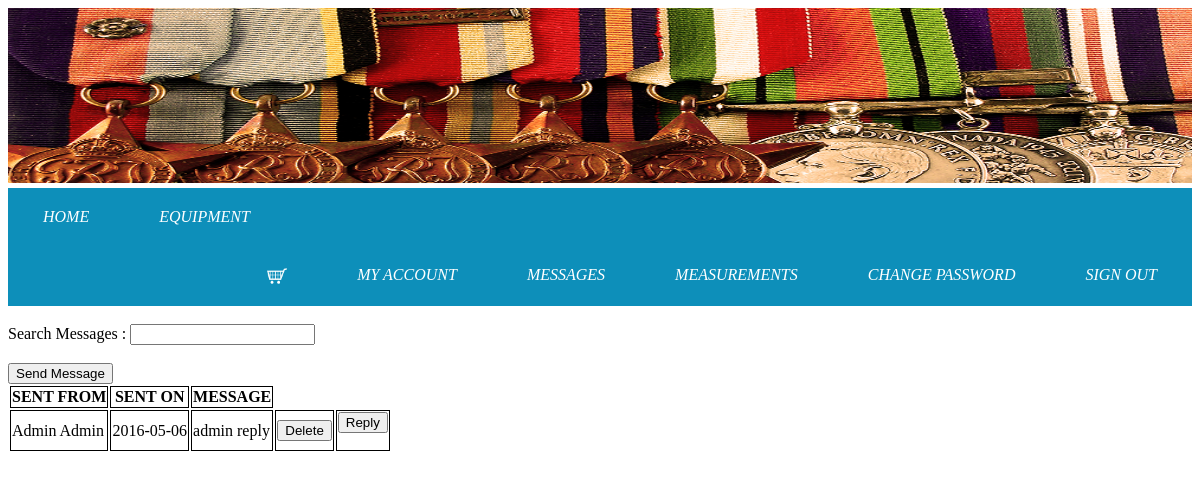
The page /QMDB_PROFILE_MESSAGES.php (signed in) on the database its author committed.
### tables this page shows
CREATE TABLE `message` (
  `message_id` int(9) NOT NULL,
  `recepient_id` int(9) NOT NULL,
  `sender_id` int(9) NOT NULL,
  `date_sent` date NOT NULL,
  `message_text` varchar(5000) NOT NULL
);

CREATE TABLE `users` (
  `user_id` int(11) NOT NULL,
  `username` varchar(30) NOT NULL,
  `password` varchar(30) NOT NULL,
  `user_first_name` varchar(30) NOT NULL,
  `user_last_name` varchar(30) NOT NULL,
  `user_dob` date NOT NULL,
  `user_gender` varchar(1) NOT NULL,
  `user_email` varchar(50) NOT NULL,
  `user_role_id` int(1) NOT NULL,
  `banned_until` date NOT NULL
);

### QMDB_PROFILE_MESSAGES_02.php (called while the page is built, shortened)
<?php
include ('connection.php');
$user_id = $_SESSION['userLogged'];
$statement1 = "SELECT message_id, user_first_name, user_last_name, date_sent, message_text FROM message
JOIN users
ON users.user_id = message.sender_id
 WHERE recepient_id='$user_id'";
$stmt = $DBH->query($statement1);
?>

### QMDB_PROFILE_MESSAGES.php (the view, shortened to what this page needs)
<html>
<head>
    <link rel="stylesheet" type="text/css" href="QMDB_01.css">
    <link rel="stylesheet" type="text/css" href="account.css">
    <link rel="stylesheet" type="text/css" href="orderTable.css">
        <header>
        <div id="header">
            <img id="headerImage" src="pictures/header.jpg" alt="2806 Logo" >
            <div id="navbar">
                <ul style="list-style-type:none;margin:0;padding:0;">
                    <li><a href="index.php">HOME</a></li>
                    <li><a href="equipment.php">EQUIPMENT</a></li>
                    <div id="rightmostElements">
                        <li><a href="cart.php"><img id="cartlogo" src="pictures/cartlogo.png"></a></li>
                        <li><a href="myaccount.php">MY ACCOUNT</a></li>
                        <li><a href="QMDB_PROFILE_MESSAGES.php">MESSAGES</a></li>
                    <li><a href="QMDB_MEASUREMENTS.php">MEASUREMENTS</a></li>
                    <li><a href="QMDB_CHANGE_PASSWORD.php">CHANGE PASSWORD</a></li>
                        <li><a href="logout.php">SIGN OUT</a></li>
                    </div>
                </ul>
            </div>
        </div>
        </header>
    </head>
<form method="post">
<br/>
<label>Search Messages : </label>
 <input type="search" name="messageSearch">
 <br/>
 <br/>
<button  type="submit" value="SendMessage" name="SendMessage">Send Message</button>
<br/>
<table >
	<tr>
		<th> SENT FROM </th>
		<th> SENT ON </th>
		<th> MESSAGE </th>
	</tr>
        <?php
include ('QMDB_PROFILE_MESSAGES_02.php');
        while($row = $stmt->fetch())
        {
            ?>
            <tr>
                <td>
                    <?=$row['user_first_name']. " ". $row['user_last_name']?>
                </td>
                <td>
                    <?=$row['date_sent']?>
                </td>
                <td>
                    <?=$row['message_text']?>
                </td>
                <td>
                    <form method="post" action=''>
                        <button type="submit" value="Delete" name="Delete">Delete</button>
                    </form>
                </td>
                <td>
                    <form method="post" action=''>
                        <button  type="submit" value="Reply" name="Reply">Reply</button>
                    </form>
                </td>
            </tr>
            <?php
        }
        ?>
</table>
</form>
</html>

### QMDB_01.css (style rules this page uses)
#header { height: auto; position: relative; }
#header ul { list-style-type: none; margin: 0; padding: 0; overflow: hidden; background-color: #0D8FBA; }
#header li { margin: 10px; float: left; }
#header li a { text-decoration: small-caps; display: block; color: white; text-align: center; padding: 10px 25px; text-decoration: none; font-style: oblique; }
#rightmostElements { float:right; }
#headerImage { width:100%; height: 175px; margin-bottom: 5px; }
#cartlogo { width:20px; height:20px0px; }

### orderTable.css (style rules this page uses)
#order table,th,td { border: 1px solid black; }

### rows shown on the page
message: users.user_first_name "Admin", users.user_last_name "Admin", date_sent "2016-05-06", message_text "admin reply"
